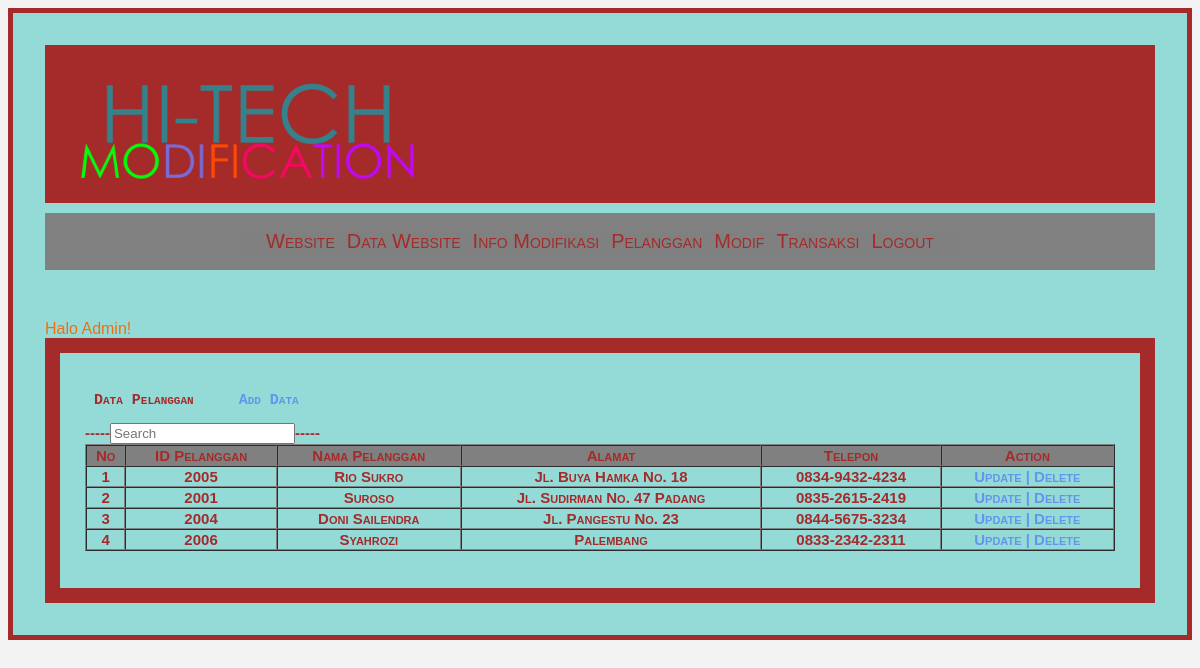
/pelanggan/data_pelanggan.php (signed in), run on the app's committed database.
### tables this page shows
CREATE TABLE IF NOT EXISTS `tb_pelanggan` (
  `id_pelanggan` varchar(5) NOT NULL,
  `nama_pelanggan` varchar(25) NOT NULL,
  `alamat` varchar(50) NOT NULL,
  `telepon` varchar(20) NOT NULL,
  PRIMARY KEY  (`id_pelanggan`)
);

### pelanggan/data_pelanggan.php (the view, shortened to what this page needs)
<?php
include "../user/menuadmin.php";
?>
<!DOCTYPE HTML>
<link rel="stylesheet" href="../css/style.css">
<div id="border">
<h2><pre> Data Pelanggan    <a href='add_pelanggan.php'> Add Data </a> </pre><h2>
<?php
$query = "SELECT * FROM tb_pelanggan";
$no=1;
$result = mysql_query($query);
?>
    <form name="form1" method="get" action="cari.php">
        <pre<td> -----<td><input type="search" name="q" id="q" placeholder="Search"/>----- </td>
    </form>
<table width='100%' border='1' cellpadding='2' cellspacing='0'>
<tr bgcolor='grey'>
		<th>  No  </th>
        <th>  ID Pelanggan  </th>
        <th>  Nama Pelanggan  </th>
        <th>  Alamat  </th>
        <th>  Telepon  </th>
        <th>  Action  </th>
     </tr>
<?php
while ($data = mysql_fetch_array($result)){
?>
  <tr align='center'>
  			<td ><?php echo $no;?></td>
            <td><?php echo $data['id_pelanggan'];?></td>
            <td><?php echo $data['nama_pelanggan'];?></td>
            <td><?php echo $data['alamat'];?></td>
            <td><?php echo $data['telepon'];?></td>
            <td><a href='update.php?id_pelanggan=<?php echo $data['id_pelanggan'];?>' title="Klik Disini Untuk Ubah" > Update |</a>
                <a href='delete.php?id_pelanggan=<?php echo $data['id_pelanggan'];?>' title="Klik Disini Untuk Ubah" Onclick="return confirm('Apakah Anda Yakin Hapus Record dengan ID=<?php echo $data[id_pelanggan]?>')"> Delete </a> </td>
       </tr>
<?php
$no++;
}
?>
</table>
</div>

### css/menu.css (style rules this page uses)
body { font-family: 'Arial', sans-serif; background-color: #f3f3f3; }
a { text-decoration: none; color: #6495ed; }

### css/style.css (style rules this page uses)
#border { font-variant: small-caps; color: black; padding: 25px; background-color: #94dbd8; line-height: 15px; max-width: 0 auto; border: 15px solid brown; color: brown; font-size: 10px; }

### data on the page
tb_pelanggan: id_pelanggan "2005", nama_pelanggan "Rio Sukro", alamat "Jl. Buya Hamka No. 18", telepon "0834-9432-4234"
tb_pelanggan: id_pelanggan "2001", nama_pelanggan "Suroso", alamat "Jl. Sudirman No. 47 Padang", telepon "0835-2615-2419"
tb_pelanggan: id_pelanggan "2004", nama_pelanggan "Doni Sailendra", alamat "Jl. Pangestu No. 23", telepon "0844-5675-3234"
tb_pelanggan: id_pelanggan "2006", nama_pelanggan "Syahrozi", alamat "Palembang", telepon "0833-2342-2311"

### other printed values
$_SESSION['level'] "Admin"
